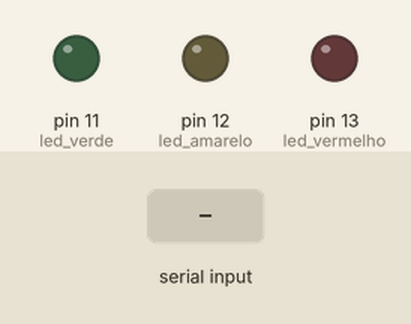
A sketch run on a simulated Arduino Uno, built with avr-gcc and run on an emulated ATmega328P. Shown: output pins drawn as LEDs (lit = HIGH). The inputs (shaded band) are chosen by the test bench.

Above: at 1.2 s.
1.3 s: "R" received over Serial
At 2.5 s:
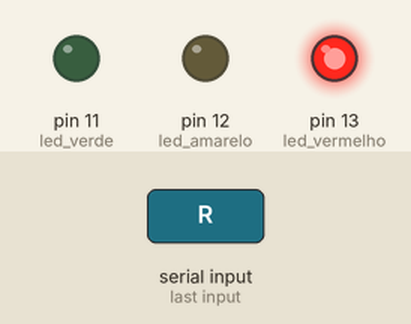
2.8 s: "G" received over Serial
At 3.6 s:
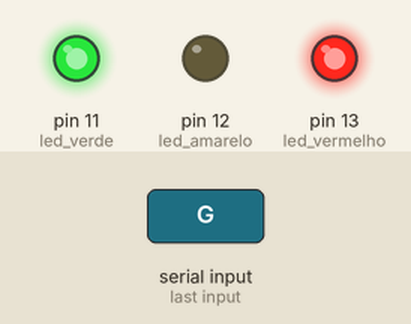
4.3 s: "r" received over Serial
At 4.8 s:
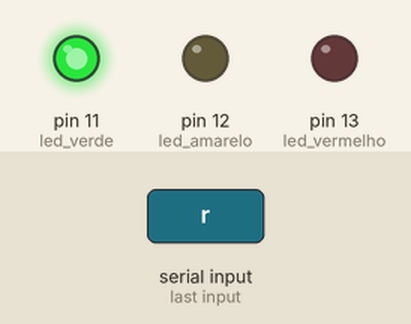
5.8 s: "Y" received over Serial
At 7.0 s:
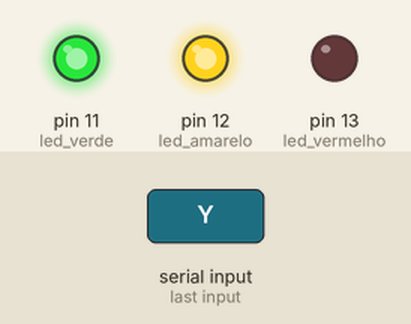
7.3 s: "g" received over Serial
At 8.3 s:
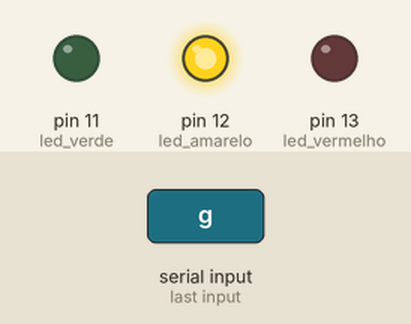
8.8 s: "y" received over Serial
At 9.4 s:
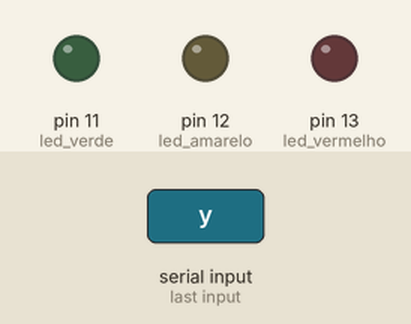
Timing chart, 0 to 11.3 s (numbered marks = the images above; inputs shaded):
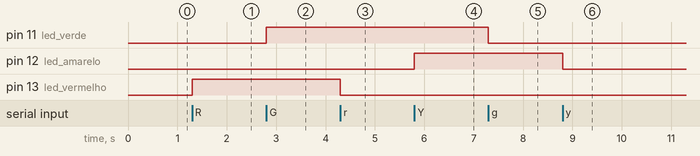

The sketch:

Selecao_composta.ino
```cpp
/*************************************************************************
Colégio SATC
Curso Técnico em Informática
Disciplina: Sistemas Embarcados
Turma: 2137
Professor: Marcos Antonio Jeremias Coelho
Programa: Seleção composta
Autor: Luan Zuchinali Zanardo
************************************************************************ */

const int led_vermelho = 13;			//
const int led_verde = 11;			//
const int led_amarelo = 12;			//
char led;					//

void setup() {
  pinMode(led_vermelho, OUTPUT);		//
  pinMode(led_verde, OUTPUT);			//
  pinMode(led_amarelo, OUTPUT);			//
  Serial.begin(115200); 			// Definição da velocide de transmissão em 115200 bps
}

void loop() {
  if (Serial.available()) {			//
    led = Serial.read();			//
    if (led == 'R') { 				// Led vermelho - red
      digitalWrite(led_vermelho, HIGH); 	// Acende led
    }
    else {					//
      if (led == 'r') {				//
        digitalWrite(led_vermelho, LOW); 	// Apaga led
      }
    }
    if (led == 'G') { 				// Led verde - green
      digitalWrite(led_verde, HIGH); 		// Acende led
    }
    else {					//
      if (led == 'g') {				//
        digitalWrite(led_verde, LOW); 		// Apaga led
      }
    }
    if (led == 'Y') { 				// Led amarelo - yellow
      digitalWrite(led_amarelo, HIGH); 		// Acende led
    }
    else {					//
      if (led == 'y') {				//
        digitalWrite(led_amarelo, LOW); 	// Apaga led
      }
    }
  }
}
```

Measured:
- after the input at 1.3 s, pin 13 (led_vermelho): LOW → HIGH at once
- after the input at 2.8 s, pin 11 (led_verde): LOW → HIGH at once
- after the input at 4.3 s, pin 13 (led_vermelho): HIGH → LOW at once
- after the input at 5.8 s, pin 12 (led_amarelo): LOW → HIGH at once
- after the input at 7.3 s, pin 11 (led_verde): HIGH → LOW at once
- after the input at 8.8 s, pin 12 (led_amarelo): HIGH → LOW at once
